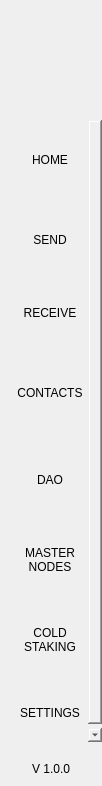
<?xml version="1.0" encoding="UTF-8"?>
<ui version="4.0">
 <class>NavMenuWidget</class>
 <widget class="QWidget" name="NavMenuWidget">
  <property name="geometry">
   <rect>
    <x>0</x>
    <y>0</y>
    <width>102</width>
    <height>786</height>
   </rect>
  </property>
  <property name="windowTitle">
   <string>Form</string>
  </property>
  <property name="styleSheet">
   <string notr="true">padding:0px;
border:none;
margin:0px;</string>
  </property>
  <layout class="QVBoxLayout" name="verticalLayout">
   <property name="spacing">
    <number>0</number>
   </property>
   <property name="leftMargin">
    <number>0</number>
   </property>
   <property name="topMargin">
    <number>0</number>
   </property>
   <property name="rightMargin">
    <number>0</number>
   </property>
   <property name="bottomMargin">
    <number>0</number>
   </property>
   <item>
    <widget class="QWidget" name="navContainer_2" native="true">
     <layout class="QVBoxLayout" name="navContainer" stretch="0,0,0,0">
      <property name="spacing">
       <number>0</number>
      </property>
      <property name="leftMargin">
       <number>0</number>
      </property>
      <property name="topMargin">
       <number>0</number>
      </property>
      <property name="rightMargin">
       <number>0</number>
      </property>
      <property name="bottomMargin">
       <number>10</number>
      </property>
      <item>
       <widget class="QPushButton" name="imgLogo">
        <property name="minimumSize">
         <size>
          <width>0</width>
          <height>120</height>
         </size>
        </property>
        <property name="focusPolicy">
         <enum>Qt::NoFocus</enum>
        </property>
        <property name="text">
         <string/>
        </property>
        <property name="iconSize">
         <size>
          <width>64</width>
          <height>64</height>
         </size>
        </property>
       </widget>
      </item>
      <item>
       <widget class="QScrollArea" name="scrollAreaNav">
        <property name="sizePolicy">
         <sizepolicy hsizetype="Expanding" vsizetype="Expanding">
          <horstretch>0</horstretch>
          <verstretch>0</verstretch>
         </sizepolicy>
        </property>
        <property name="minimumSize">
         <size>
          <width>0</width>
          <height>0</height>
         </size>
        </property>
        <property name="styleSheet">
         <string notr="true">QScrollBar {
height:0px;
 width:0px;
}

#scrollAreaNav{
background-color:transparent;
}</string>
        </property>
        <property name="horizontalScrollBarPolicy">
         <enum>Qt::ScrollBarAlwaysOff</enum>
        </property>
        <property name="sizeAdjustPolicy">
         <enum>QAbstractScrollArea::AdjustToContents</enum>
        </property>
        <property name="widgetResizable">
         <bool>true</bool>
        </property>
        <property name="alignment">
         <set>Qt::AlignLeading|Qt::AlignLeft|Qt::AlignTop</set>
        </property>
        <widget class="QWidget" name="scrollAreaNavVert">
         <property name="geometry">
          <rect>
           <x>0</x>
           <y>0</y>
           <width>100</width>
           <height>640</height>
          </rect>
         </property>
         <property name="sizePolicy">
          <sizepolicy hsizetype="Preferred" vsizetype="Expanding">
           <horstretch>0</horstretch>
           <verstretch>0</verstretch>
          </sizepolicy>
         </property>
         <property name="minimumSize">
          <size>
           <width>0</width>
           <height>0</height>
          </size>
         </property>
         <property name="autoFillBackground">
          <bool>false</bool>
         </property>
         <property name="styleSheet">
          <string notr="true">#scrollAreaNavVert{
background-color:transparent;
}</string>
         </property>
         <layout class="QVBoxLayout" name="verticalLayout_3">
          <property name="spacing">
           <number>0</number>
          </property>
          <property name="sizeConstraint">
           <enum>QLayout::SetDefaultConstraint</enum>
          </property>
          <property name="leftMargin">
           <number>0</number>
          </property>
          <property name="topMargin">
           <number>0</number>
          </property>
          <property name="rightMargin">
           <number>0</number>
          </property>
          <property name="bottomMargin">
           <number>0</number>
          </property>
          <item>
           <widget class="QToolButton" name="btnDashboard">
            <property name="minimumSize">
             <size>
              <width>100</width>
              <height>80</height>
             </size>
            </property>
            <property name="text">
             <string>HOME</string>
            </property>
            <property name="iconSize">
             <size>
              <width>32</width>
              <height>32</height>
             </size>
            </property>
            <property name="checkable">
             <bool>true</bool>
            </property>
            <property name="checked">
             <bool>true</bool>
            </property>
            <property name="autoExclusive">
             <bool>true</bool>
            </property>
           </widget>
          </item>
          <item>
           <widget class="QToolButton" name="btnSend">
            <property name="minimumSize">
             <size>
              <width>100</width>
              <height>80</height>
             </size>
            </property>
            <property name="text">
             <string>SEND</string>
            </property>
            <property name="iconSize">
             <size>
              <width>32</width>
              <height>32</height>
             </size>
            </property>
            <property name="checkable">
             <bool>true</bool>
            </property>
            <property name="autoExclusive">
             <bool>true</bool>
            </property>
           </widget>
          </item>
          <item>
           <widget class="QToolButton" name="btnReceive">
            <property name="minimumSize">
             <size>
              <width>100</width>
              <height>80</height>
             </size>
            </property>
            <property name="text">
             <string>RECEIVE
</string>
            </property>
            <property name="checkable">
             <bool>true</bool>
            </property>
            <property name="autoExclusive">
             <bool>true</bool>
            </property>
           </widget>
          </item>
          <item>
           <widget class="QToolButton" name="btnAddress">
            <property name="minimumSize">
             <size>
              <width>100</width>
              <height>80</height>
             </size>
            </property>
            <property name="text">
             <string>CONTACTS
</string>
            </property>
            <property name="iconSize">
             <size>
              <width>32</width>
              <height>32</height>
             </size>
            </property>
            <property name="checkable">
             <bool>true</bool>
            </property>
            <property name="autoExclusive">
             <bool>true</bool>
            </property>
           </widget>
          </item>
			 <item>
				 <widget class="QToolButton" name="btnGovernance">
					 <property name="minimumSize">
						 <size>
							 <width>100</width>
							 <height>80</height>
						 </size>
					 </property>
					 <property name="text">
						 <string>DAO</string>
					 </property>
					 <property name="iconSize">
						 <size>
							 <width>32</width>
							 <height>32</height>
						 </size>
					 </property>
					 <property name="checkable">
						 <bool>true</bool>
					 </property>
					 <property name="autoExclusive">
						 <bool>true</bool>
					 </property>
				 </widget>
			 </item>
          <item>
           <widget class="QToolButton" name="btnMaster">
            <property name="minimumSize">
             <size>
              <width>100</width>
              <height>80</height>
             </size>
            </property>
            <property name="text">
             <string>MASTER
NODES</string>
            </property>
            <property name="iconSize">
             <size>
              <width>32</width>
              <height>32</height>
             </size>
            </property>
            <property name="checkable">
             <bool>true</bool>
            </property>
            <property name="autoExclusive">
             <bool>true</bool>
            </property>
           </widget>
          </item>
          <item>
           <widget class="QToolButton" name="btnColdStaking">
            <property name="minimumSize">
             <size>
              <width>100</width>
              <height>80</height>
             </size>
            </property>
            <property name="text">
             <string>COLD
STAKING</string>
            </property>
            <property name="iconSize">
             <size>
              <width>32</width>
              <height>32</height>
             </size>
            </property>
            <property name="checkable">
             <bool>true</bool>
            </property>
            <property name="autoExclusive">
             <bool>true</bool>
            </property>
           </widget>
          </item>
          <item>
           <widget class="QToolButton" name="btnSettings">
            <property name="minimumSize">
             <size>
              <width>100</width>
              <height>80</height>
             </size>
            </property>
            <property name="text">
             <string>SETTINGS
</string>
            </property>
            <property name="iconSize">
             <size>
              <width>32</width>
              <height>32</height>
             </size>
            </property>
            <property name="checkable">
             <bool>true</bool>
            </property>
            <property name="autoExclusive">
             <bool>true</bool>
            </property>
           </widget>
          </item>
         </layout>
        </widget>
       </widget>
      </item>
      <item>
       <spacer name="verticalSpacer">
        <property name="orientation">
         <enum>Qt::Vertical</enum>
        </property>
        <property name="sizeType">
         <enum>QSizePolicy::Minimum</enum>
        </property>
        <property name="sizeHint" stdset="0">
         <size>
          <width>20</width>
          <height>20</height>
         </size>
        </property>
       </spacer>
      </item>
      <item alignment="Qt::AlignHCenter">
       <widget class="QLabel" name="labelVersion">
        <property name="maximumSize">
         <size>
          <width>16777215</width>
          <height>60</height>
         </size>
        </property>
        <property name="text">
         <string>V 1.0.0</string>
        </property>
        <property name="alignment">
         <set>Qt::AlignBottom|Qt::AlignHCenter</set>
        </property>
       </widget>
      </item>
     </layout>
    </widget>
   </item>
  </layout>
 </widget>
 <resources/>
 <connections/>
</ui>
